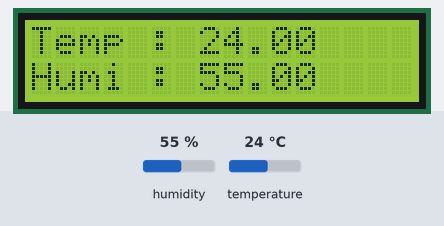
Bench run of a sketch on a simulated Arduino Uno, built with avr-gcc and run on an emulated ATmega328P. Shown: 16×2 character LCD. Wiring (inferred from the names in the program): DHT11 sensor: data pin 2. The test bench sets the inputs (shaded band); at power-on: humidity 55 %, temperature 24 °C.

Above: at 2.7 s.
2.8 s: humidity set to 22 %
At 4.6 s:
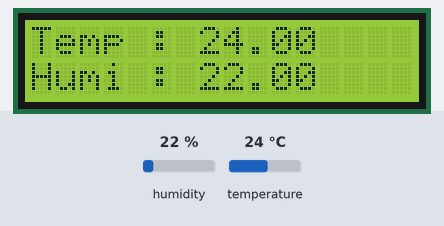
5.8 s: temperature set to 12 °C
At 6.9 s:
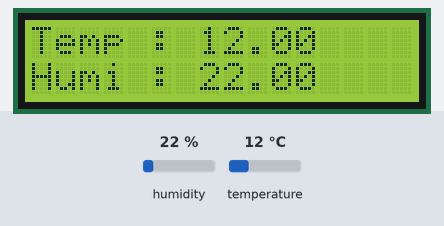
8.8 s: humidity set to 40 %
At 11.4 s:
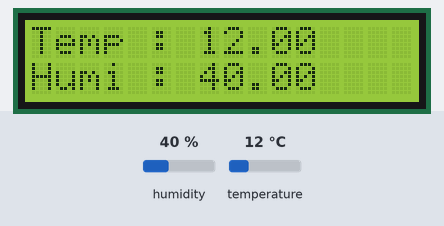
11.8 s: temperature set to 19 °C
At 13.6 s:
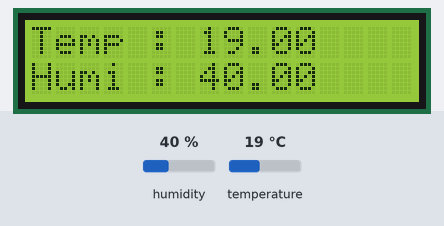
Timing chart, 0 to 15.1 s (numbered marks = the images above; inputs shaded):
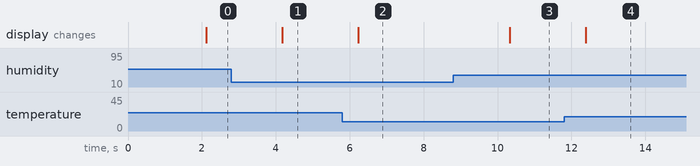

Measured:
- after the input at 2.8 s, the display: changes after 1.4 s (image 1)
- after the input at 5.8 s, the display: changes after 0.42 s (image 2)
- after the input at 8.8 s, the display: changes after 1.5 s (image 3)
- after the input at 11.8 s, the display: changes after 0.58 s (image 4)

The sketch:

DHTSensor_LCD.ino
```cpp
#include "DHT.h"
#include <LiquidCrystal_I2C.h>
#include<Wire.h>
#define DHTPIN 2     // Digital pin connected to the DHT sensor
#define DHTTYPE DHT11   // DHT 11

LiquidCrystal_I2C lcd(0x27,16,2); //LCD 클래스 초기화


DHT dht(DHTPIN, DHTTYPE);

void setup() {
  Serial.begin(9600);
  dht.begin();
  lcd.init();
  lcd.backlight();
  lcd.clear();
//  lcd.print("completed!");
}

void loop() {
  delay(2000);

  float h = dht.readHumidity();
  float t = dht.readTemperature();


  // Check if any reads failed and exit early (to try again).
  if (isnan(h) || isnan(t)) {
    Serial.println(F("Failed to read from DHT sensor!"));
    return;
  }

  lcd.clear();
  lcd.setCursor(0,0);
  lcd.print("Temp : ");
  lcd.print(t);
  lcd.setCursor(0,1);
  lcd.print("Humi : ");
  lcd.print(h);
}
```
